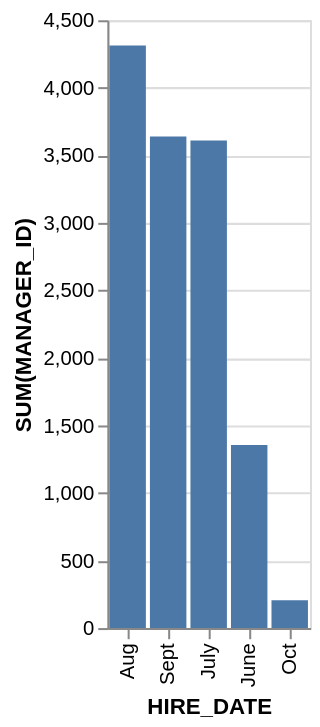

Write a Vega-Lite specification for this figure.
### Vega-Lite specification from a JSON file in a GitHub repository (floating-point values rounded to 4 significant figures)
{"data": {"values": [{"x_data": "June", "y_data": 1355}, {"x_data": "July", "y_data": 3610}, {"x_data": "Aug", "y_data": 4314}, {"x_data": "Sept", "y_data": 3640}, {"x_data": "Oct", "y_data": 205}]}, "mark": "bar", "encoding": {"x": {"field": "x_data", "type": "nominal", "title": "HIRE_DATE", "sort": {"op": "sum", "field": "y_data", "order": "descending"}}, "y": {"field": "y_data", "type": "quantitative", "title": "SUM(MANAGER_ID)"}}}
